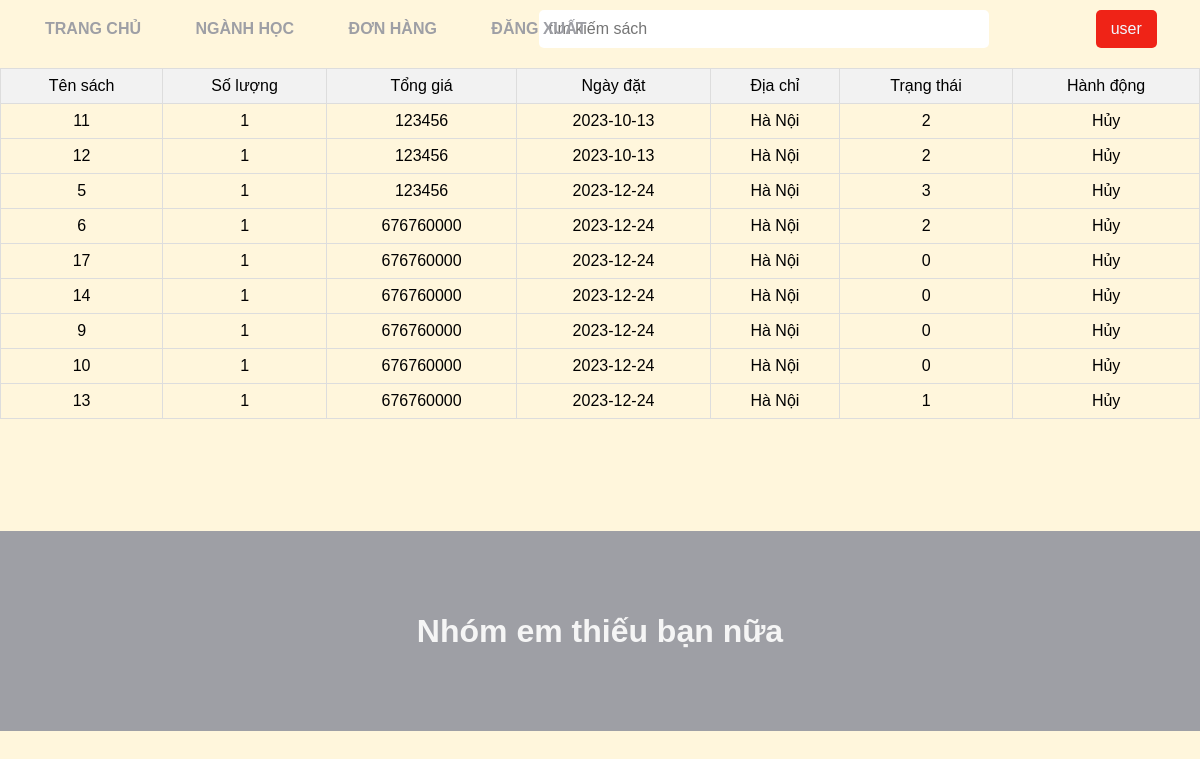
The page /index.php?act=donhang (signed in) on the database its author committed.
### tables this page shows
CREATE TABLE `dang_ky` (
  `id_dang_ky` int(11) NOT NULL,
  `id_nguoi_dung` int(11) DEFAULT NULL,
  `id_sach` int(11) DEFAULT NULL,
  `so_luong` int(11) DEFAULT NULL,
  `dia_chi` varchar(255) DEFAULT NULL,
  `tong_gia` int(11) DEFAULT NULL,
  `ngay_dat` date DEFAULT NULL,
  `ngay_nhan` date DEFAULT NULL,
  `trang_thai` int(11) NOT NULL
);

### models/connectdb.php (called while the page is built, shortened)
<?php
function connect()
{
    $servername = "localhost";
    $username = "root";
    $password = "";
    try {
        $conn = new PDO("mysql:host=$servername;dbname=xuong1_done", $username, $password);
        $conn->setAttribute(PDO::ATTR_ERRMODE, PDO::ERRMODE_EXCEPTION);
    } catch (PDOException $e) {
        echo $e->getMessage();
    }
    return $conn;
}
function getData($query, $params = [], $getAll = true)
{
    $conn = connect();
    $stmt = $conn->prepare($query);
    $stmt->execute($params);
    if ($getAll) {
        return $stmt->fetchAll();
    }
    return $stmt->fetch();
}

### models/dangKy.php (called while the page is built, shortened)
<?php
require_once "models/connectdb.php";
function getOneDangKy($id)
{
    $sql = "SELECT * FROM dang_ky WHERE id_nguoi_dung=?";
    return getData($sql, [$id]);
}

### views/site/doHang/list.php (the view)
<main class="donHang" style="min-height: 463px;">
    <table border="1px">
        <tr class="line">
            <td>Tên sách</td>
            <td>Số lượng</td>
            <td>Tổng giá</td>
            <td>Ngày đặt</td>
            <td>Địa chỉ</td>
            <td>Trạng thái</td>
            <td>Hành động</td>
        </tr>
        <?php if (isset($vlAllDK)) {
            foreach ($vlAllDK as $i => $s) { ?>
                <tr>
                    <td><?php echo $s['id_sach'] ?></td>
                    <td><?php echo $s['so_luong'] ?></td>
                    <td><?php echo $s['tong_gia'] ?></td>
                    <td><?php echo $s['ngay_dat'] ?></td>
                    <td><?php echo $s['dia_chi'] ?></td>
                    <td><?php echo $s['trang_thai'] ?></td>
                    <td>
                        <a href="index.php?act=donhang&nd=delete&id_dl=<?php echo $s['id_dang_ky'] ?>">Hủy</a>
                    </td>
                </tr>
        <?php }
        } else echo "trống" ?>
    </table>
</main>

### views/content/css/style.css (style rules this page uses)
* { margin: 0; padding: 0; box-sizing: border-box; }
body { font-family: Arial, sans-serif; background-color: #fff6dc; }
a { text-decoration: none; color: black; }
table { margin-top: 10px; width: 100%; border-collapse: collapse; }
tr.line { background-color: #f2f2f2; }
td { padding: 8px; text-align: center; border: 1px solid #ddd; }

### rows shown on the page
dang_ky: id_sach "11", so_luong "1", tong_gia "123456", ngay_dat "2023-10-13", dia_chi "Hà Nội", trang_thai "2"
dang_ky: id_sach "12", so_luong "1", tong_gia "123456", ngay_dat "2023-10-13", dia_chi "Hà Nội", trang_thai "2"
dang_ky: id_sach "5", so_luong "1", tong_gia "123456", ngay_dat "2023-12-24", dia_chi "Hà Nội", trang_thai "3"
dang_ky: id_sach "6", so_luong "1", tong_gia "676760000", ngay_dat "2023-12-24", dia_chi "Hà Nội", trang_thai "2"
dang_ky: id_sach "17", so_luong "1", tong_gia "676760000", ngay_dat "2023-12-24", dia_chi "Hà Nội", trang_thai "0"
dang_ky: id_sach "14", so_luong "1", tong_gia "676760000", ngay_dat "2023-12-24", dia_chi "Hà Nội", trang_thai "0"
dang_ky: id_sach "9", so_luong "1", tong_gia "676760000", ngay_dat "2023-12-24", dia_chi "Hà Nội", trang_thai "0"
dang_ky: id_sach "10", so_luong "1", tong_gia "676760000", ngay_dat "2023-12-24", dia_chi "Hà Nội", trang_thai "0"
dang_ky: id_sach "13", so_luong "1", tong_gia "676760000", ngay_dat "2023-12-24", dia_chi "Hà Nội", trang_thai "1"
